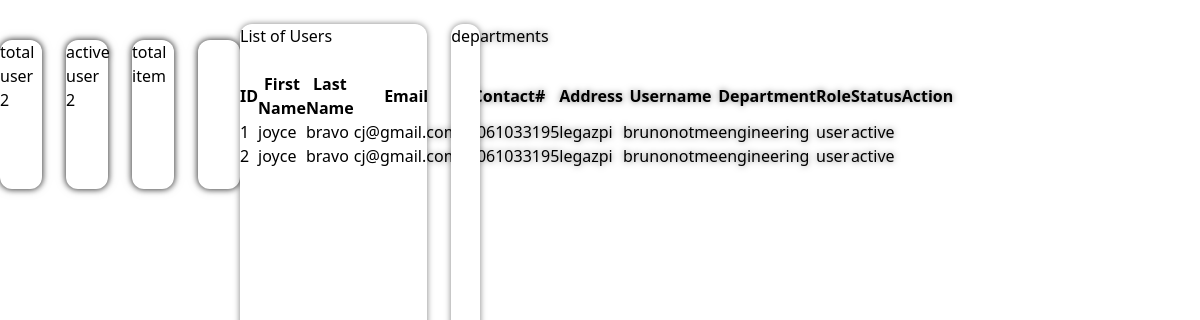
Screenshot of /user_management.php with the database file from the repository.
### tables this page shows
CREATE TABLE `users` (
  `user_id` int(11) NOT NULL,
  `firstname` varchar(100) NOT NULL,
  `lastname` varchar(100) NOT NULL,
  `email` varchar(200) NOT NULL,
  `phone_num` varchar(15) NOT NULL,
  `u_address` varchar(200) NOT NULL,
  `username` varchar(20) NOT NULL,
  `password` varchar(10) NOT NULL,
  `department` varchar(200) NOT NULL,
  `role` varchar(100) NOT NULL,
  `status` varchar(100) NOT NULL
);

### user_management.php (the view, shortened to what this page needs)
<?php include('server.php');
$displayUser = "SELECT * FROM users";
$res_query = mysqli_query($db,$displayUser);
$total_users = mysqli_num_rows($res_query);
$act = "active";
$active_query= "SELECT * FROM users WHERE status='$act'";
$active_result = mysqli_query($db,$active_query);
$total_active = mysqli_num_rows($active_result);
?>
<!DOCTYPE html>
<html lang="en">
<head>
    <link rel="stylesheet" type="text/css" href="./css/style.css">
    <script src="https://cdn.tailwindcss.com"></script>
</head>
<body class=" text-black w-full h-screen grid grid-cols-5">
        <div class="w-full grid grid-cols-4 mt-10 h-1/6 gap-6 drop-shadow-[0_0px_3px_rgba(0,0,0,0.5)]">
            <div class="bg-white rounded-xl drop-shadow-[0_0px_3px_rgba(0,0,0,0.5)]">
                total user
                <br>
                <?php  echo $total_users; ?>
            </div>
            <div class="bg-white rounded-xl drop-shadow-[0_0px_3px_rgba(0,0,0,0.5)]">
                active user
                <br>
                <?php  echo $total_active; ?>
            </div>
            <div class="bg-white rounded-xl drop-shadow-[0_0px_3px_rgba(0,0,0,0.5)]">
                total item
            </div>
            <div class="bg-white rounded-xl drop-shadow-[0_0px_3px_rgba(0,0,0,0.5)]">
            </div>
        </div>
        <div class="grid grid-cols-5 mt-6 h-full pb-6 gap-6">
            <div class="col-span-4  h-full bg-white rounded-xl drop-shadow-[0_0px_3px_rgba(0,0,0,0.5)] mb-5">
                <h1> List of Users </h1>
                <br>
                <table>
                    <thead>
                        <tr>
                            <th>ID</th>
                            <th>First Name</th>
                            <th>Last Name</th>
                            <th>Email</th>
                            <th>Contact#</th>
                            <th>Address</th>
                            <th>Username</th>
                            <th>Department</th>
                            <th>Role</th>
                            <th>Status</th>
                            <th>Action</th>
                         </tr>
                    </thead>
                    <tbody>
                        <tr>
                    <?php
                            $num = 0;
                            while($row = mysqli_fetch_assoc($res_query)){
                                $num++;
                                ?>
                                    <td> <?php echo $num; ?> </td>
                                    <td> <?php echo  $row['firstname'] ?>  </td>
                                    <td> <?php echo  $row['lastname'] ?>  </td>
                                    <td> <?php echo  $row['email'] ?>  </td>
                                    <td> <?php echo  $row['phone_num'] ?>  </td>
                                    <td> <?php echo  $row['u_address'] ?>  </td>
                                    <td> <?php echo  $row['username'] ?>  </td>
                                    <td> <?php echo  $row['department'] ?>  </td>
                                    <td> <?php echo  $row['role'] ?>  </td>
                                    <td> <?php echo  $row['status'] ?>  </td>
                                    </tr>
                                <?php
                            }
                    ?>
                    </tbody>
                </table>
            </div>
              <div class="col-span-1  h-full bg-white rounded-xl drop-shadow-[0_0px_3px_rgba(0,0,0,0.5)] mb-5">
                departments
            </div>
        </div>
</body>
</html>

### css/style.css (style rules this page uses)
* { margin: 0px; padding: 0px; }

### rows the page displays
users: firstname "joyce", lastname "bravo", email "cj@gmail.com", phone_num "09061033195", u_address "legazpi", username "brunonotme", department "engineering", role "user", status "active"
users: firstname "joyce", lastname "bravo", email "cj@gmail.com", phone_num "09061033195", u_address "legazpi", username "brunonotme", department "engineering", role "user", status "active"

### other values shown
$total_users "2"
$total_active "2"
